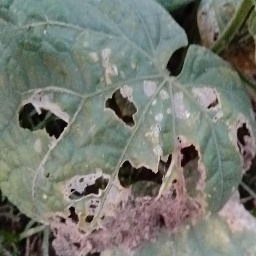
#> input picture datasets/dataset_resized/Anthracnose/Anthracnose (107).jpg, 256 x 256 px
$ python emperic_algorithm.py
#> lines starting #> are read from the running program, lines starting #| are printed output that depends on the picture; after the words box and inside, x2 and y2 are one past the last pixel; in counts of white or black regions, pixels touching at a corner belong together
#> the answer given: ../../datasets/dataset_resized/Anthracnose
#> the answer given: out.png
#> in prepare_image, image is the input picture: shape (256, 256, 3); mean B, G, R 113, 121.7, 117.4
# Segmentation with my idea
from IPython.display import Image, display
import cv2
import os
import numpy as np
from scipy.signal import convolve2d
import os

# Filter functions to detect leafes
def detect_green_objects(image, output_path=False):
    '''
    This function detects green objects in blacken other pixels
    '''
#> called with output_path = False
    # From RGB to HSW
    hsv = cv2.cvtColor(image, cv2.COLOR_BGR2HSV)
#> hsv: shape (256, 256, 3); mean H, S, V 61.8, 45.4, 126.5
    # Detect need range of green color
    lower_green = np.array([20, 0, 0])
    upper_green = np.array([163, 255, 255])
    # Create mask
    mask_green = cv2.inRange(hsv, lower_green, upper_green)
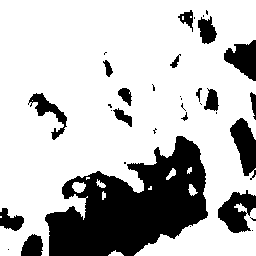
#> mask_green: shape (256, 256); 74.7% white; 35 black regions (18 under 20 px), largest, box (x1, y1, x2, y2) and area: (45, 136, 208, 256) 11242, (218, 190, 256, 233) 966, (230, 118, 256, 180) 936
    # appy mask
    result = cv2.bitwise_and(image, image, mask=mask_green)
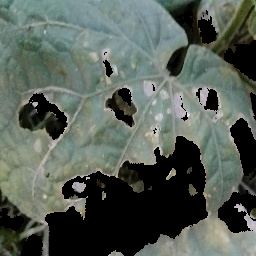
#> result: shape (256, 256, 3); mean B, G, R 86.6, 94.5, 85.9
    if output_path:
        # if have output path, save
        cv2.imwrite(output_path, result)
    return result

def blacken_pixels(image, threshold=50, output_path=False):
    '''
    This function blackens alone not black pixels to delete
    wrong detected pixels
    '''
#> called with threshold = 150, output_path = 'out.png/./Anthracnose (107).jpg'
    # make greyscale image
    grayscale_image = np.mean(image, axis=2)
    kernel = np.ones((20, 20))
    # appy convolve2d
    num_black_pixels = convolve2d((grayscale_image == 0).astype(int), kernel, mode='same', boundary='symm')
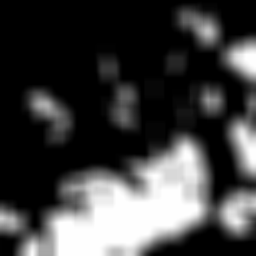
#> num_black_pixels: shape (256, 256) float64; min 0, max 400, mean 100.8; drawn with min black and max white
    # Make black need pixels, where number of neighbors more than threshold
    blackened_image = np.copy(image)
    # Change to black
    blackened_image[num_black_pixels > threshold] = [0, 0, 0]
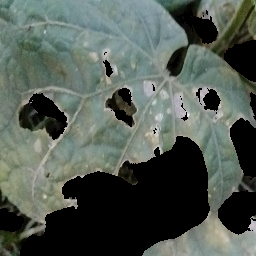
#> blackened_image: shape (256, 256, 3); 3.97% of pixels changed, all inside (x1, y1, x2, y2) = (0, 16, 256, 256)
    if output_path:
        # if have output path, save
        cv2.imwrite(output_path, blackened_image)
    return blackened_image

def prepare_image(image_path, output_path=False):
    image = cv2.imread(image_path)
    image = cv2.resize(image, (256, 256))
    image_1 = detect_green_objects(image)
    image_2 = blacken_pixels(image_1, output_path=output_path, threshold=150)
    return image_2

def prepare_dataset(input_folder, output_folder):

    for root, directories, files in os.walk(input_folder):
        relative_path = os.path.relpath(root, input_folder)
        output_subfolder = os.path.join(output_folder, relative_path)
        os.makedirs(output_subfolder, exist_ok=True)

        for file in files:
            if file.lower().endswith(('.png', '.jpg', '.jpeg', '.gif', '.bmp')):
                input_file_path = os.path.join(root, file)
                output_file_path = os.path.join(output_subfolder, file)
                processed_image = prepare_image(input_file_path, output_file_path)
    print('Processing complete.')

# Example usage of the function
input_folder = input('Enter input folder: ')
output_folder = input('Enter output folder: ')
prepare_dataset(input_folder, output_folder)

$ run again, on datasets/dataset_resized/Anthracnose/Anthracnose (108).jpg
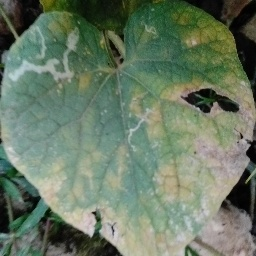
#> input picture datasets/dataset_resized/Anthracnose/Anthracnose (108).jpg, 256 x 256 px
#> in prepare_image, image is the input picture: shape (256, 256, 3); mean B, G, R 101.1, 121.7, 105.4
#> hsv: shape (256, 256, 3); mean H, S, V 53.6, 66.9, 122.9
#> in detect_green_objects, `mask_green = cv2.inRange(hsv, lower_green, upper_green)`:
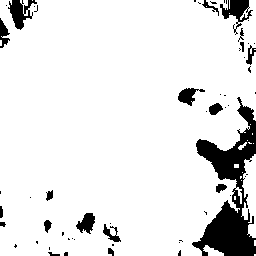
#> mask_green: shape (256, 256); 90% white; 58 black regions (39 under 20 px), largest, box (x1, y1, x2, y2) and area: (192, 97, 256, 256) 4113, (220, 0, 253, 35) 456, (8, 0, 37, 30) 422
#> in blacken_pixels, `blackened_image[num_black_pixels > threshold] = [0, 0, 0]`:
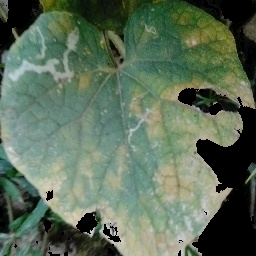
#> blackened_image: shape (256, 256, 3); mean B, G, R 88.8, 108.8, 91.6

$ run again, on datasets/dataset_resized/Anthracnose/Anthracnose (109).jpg
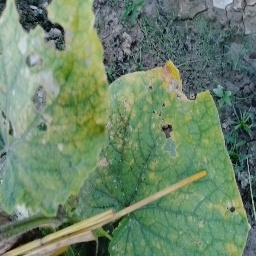
#> input picture datasets/dataset_resized/Anthracnose/Anthracnose (109).jpg, 256 x 256 px
#> in prepare_image, image is the input picture: shape (256, 256, 3); mean B, G, R 105.7, 132.3, 107.7
#> hsv: shape (256, 256, 3); mean H, S, V 65.4, 73.4, 134
#> in detect_green_objects, `mask_green = cv2.inRange(hsv, lower_green, upper_green)`:
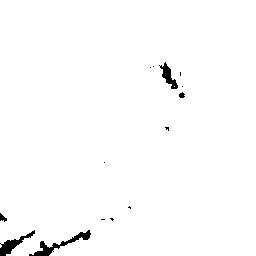
#> mask_green: shape (256, 256); 98.6% white; 14 black regions (9 under 20 px), largest, box (x1, y1, x2, y2) and area: (29, 230, 91, 256) 354, (0, 230, 35, 256) 268, (159, 62, 178, 89) 194, (0, 213, 7, 222) 35, (179, 92, 185, 98) 26
#> in blacken_pixels, `blackened_image[num_black_pixels > threshold] = [0, 0, 0]`:
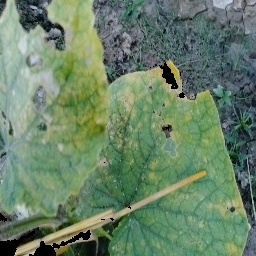
#> blackened_image: shape (256, 256, 3); mean B, G, R 103.8, 130.2, 105.4

$ run again, on datasets/dataset_resized/Anthracnose/Anthracnose (12).jpg
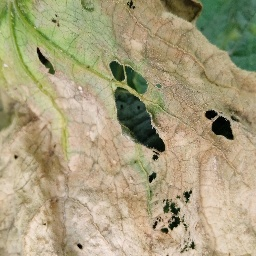
#> input picture datasets/dataset_resized/Anthracnose/Anthracnose (12).jpg, 256 x 256 px
#> in prepare_image, image is the input picture: shape (256, 256, 3); mean B, G, R 125.2, 158.8, 168.1
#> hsv: shape (256, 256, 3); mean H, S, V 25.3, 76, 172.3
#> in detect_green_objects, `mask_green = cv2.inRange(hsv, lower_green, upper_green)`:
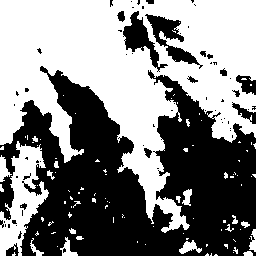
#> mask_green: shape (256, 256); 51.7% white; 67 black regions (51 under 20 px), largest, box (x1, y1, x2, y2) and area: (0, 66, 256, 256) 28766, (145, 14, 203, 69) 941, (123, 11, 168, 72) 861
#> in blacken_pixels, `blackened_image[num_black_pixels > threshold] = [0, 0, 0]`:
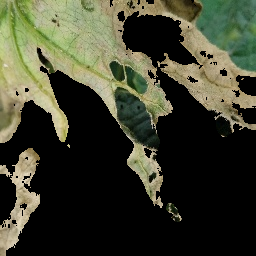
#> blackened_image: shape (256, 256, 3); mean B, G, R 45.9, 63.5, 61.7
